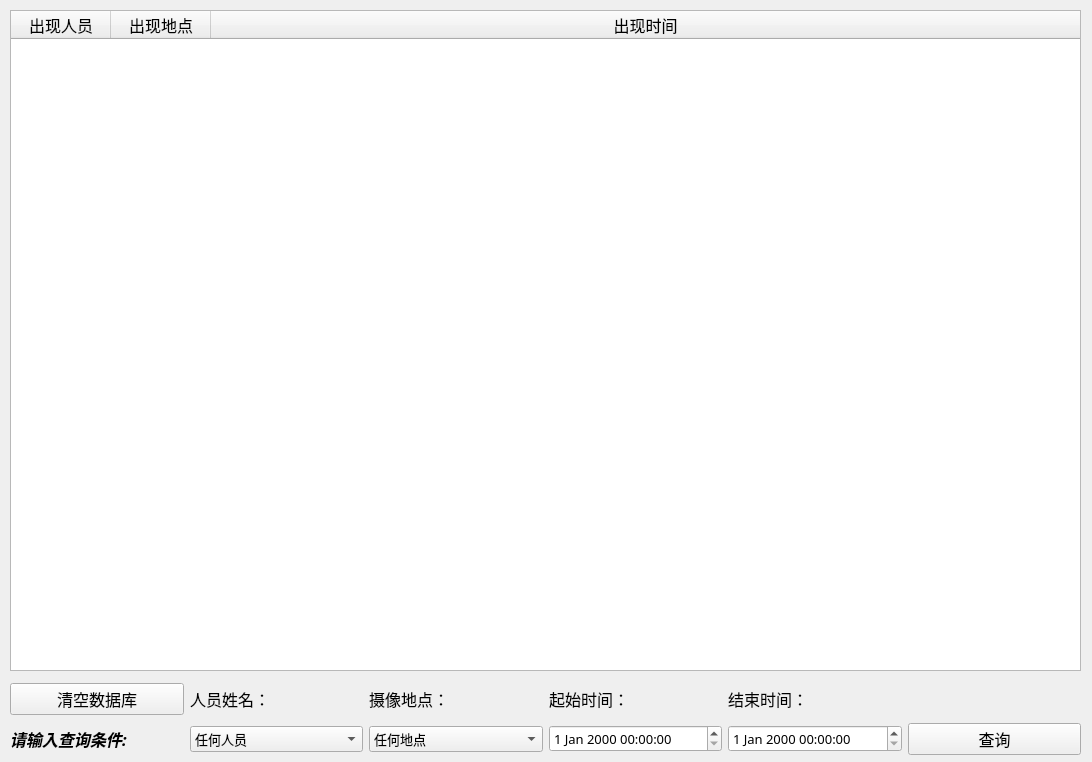
<?xml version="1.0" encoding="UTF-8"?>
<ui version="4.0">
 <class>Form</class>
 <widget class="QWidget" name="Form">
  <property name="geometry">
   <rect>
    <x>0</x>
    <y>0</y>
    <width>1092</width>
    <height>762</height>
   </rect>
  </property>
  <property name="windowTitle">
   <string>人员信息日志</string>
  </property>
  <widget class="QTableWidget" name="tableWidget">
   <property name="geometry">
    <rect>
     <x>10</x>
     <y>10</y>
     <width>1071</width>
     <height>661</height>
    </rect>
   </property>
   <property name="layoutDirection">
    <enum>Qt::LeftToRight</enum>
   </property>
   <property name="frameShape">
    <enum>QFrame::StyledPanel</enum>
   </property>
   <property name="frameShadow">
    <enum>QFrame::Sunken</enum>
   </property>
   <property name="lineWidth">
    <number>2</number>
   </property>
   <property name="midLineWidth">
    <number>2</number>
   </property>
   <property name="sizeAdjustPolicy">
    <enum>QAbstractScrollArea::AdjustToContents</enum>
   </property>
   <property name="autoScroll">
    <bool>true</bool>
   </property>
   <property name="editTriggers">
    <set>QAbstractItemView::NoEditTriggers</set>
   </property>
   <property name="alternatingRowColors">
    <bool>true</bool>
   </property>
   <attribute name="horizontalHeaderCascadingSectionResizes">
    <bool>false</bool>
   </attribute>
   <attribute name="horizontalHeaderStretchLastSection">
    <bool>true</bool>
   </attribute>
   <attribute name="verticalHeaderCascadingSectionResizes">
    <bool>true</bool>
   </attribute>
   <attribute name="verticalHeaderStretchLastSection">
    <bool>false</bool>
   </attribute>
   <column>
    <property name="text">
     <string>出现人员</string>
    </property>
    <property name="font">
     <font>
      <family>Adobe Heiti Std</family>
      <pointsize>12</pointsize>
     </font>
    </property>
   </column>
   <column>
    <property name="text">
     <string>出现地点</string>
    </property>
    <property name="font">
     <font>
      <family>Adobe Heiti Std</family>
      <pointsize>12</pointsize>
     </font>
    </property>
   </column>
   <column>
    <property name="text">
     <string>出现时间</string>
    </property>
    <property name="font">
     <font>
      <family>Adobe Heiti Std</family>
      <pointsize>12</pointsize>
     </font>
    </property>
   </column>
  </widget>
  <widget class="QWidget" name="layoutWidget">
   <property name="geometry">
    <rect>
     <x>10</x>
     <y>681</y>
     <width>1071</width>
     <height>77</height>
    </rect>
   </property>
   <layout class="QGridLayout" name="gridLayout">
    <item row="2" column="6">
     <widget class="QDateTimeEdit" name="dateTimeEdit1">
      <property name="font">
       <font>
        <family>Adobe Heiti Std</family>
        <pointsize>10</pointsize>
       </font>
      </property>
     </widget>
    </item>
    <item row="2" column="9">
     <widget class="QPushButton" name="pushButton">
      <property name="font">
       <font>
        <family>Adobe Heiti Std</family>
        <pointsize>12</pointsize>
       </font>
      </property>
      <property name="text">
       <string>查询</string>
      </property>
     </widget>
    </item>
    <item row="2" column="7">
     <widget class="QDateTimeEdit" name="dateTimeEdit2">
      <property name="font">
       <font>
        <family>Adobe Heiti Std</family>
        <pointsize>10</pointsize>
       </font>
      </property>
     </widget>
    </item>
    <item row="2" column="3">
     <widget class="QComboBox" name="comboBox">
      <property name="font">
       <font>
        <family>Adobe Heiti Std</family>
        <pointsize>10</pointsize>
       </font>
      </property>
      <item>
       <property name="text">
        <string>任何地点</string>
       </property>
      </item>
     </widget>
    </item>
    <item row="1" column="2">
     <widget class="QLabel" name="label_2">
      <property name="font">
       <font>
        <family>Adobe Heiti Std</family>
        <pointsize>12</pointsize>
       </font>
      </property>
      <property name="text">
       <string>人员姓名：</string>
      </property>
     </widget>
    </item>
    <item row="1" column="3">
     <widget class="QLabel" name="label_3">
      <property name="font">
       <font>
        <family>Adobe Heiti Std</family>
        <pointsize>12</pointsize>
       </font>
      </property>
      <property name="text">
       <string>摄像地点：</string>
      </property>
     </widget>
    </item>
    <item row="1" column="6">
     <widget class="QLabel" name="label_4">
      <property name="font">
       <font>
        <family>Adobe Heiti Std</family>
        <pointsize>12</pointsize>
       </font>
      </property>
      <property name="text">
       <string>起始时间：</string>
      </property>
     </widget>
    </item>
    <item row="1" column="7">
     <widget class="QLabel" name="label_5">
      <property name="font">
       <font>
        <family>Adobe Heiti Std</family>
        <pointsize>12</pointsize>
       </font>
      </property>
      <property name="text">
       <string>结束时间：</string>
      </property>
     </widget>
    </item>
    <item row="2" column="1">
     <widget class="QLabel" name="label">
      <property name="font">
       <font>
        <family>Adobe Heiti Std</family>
        <pointsize>12</pointsize>
        <weight>75</weight>
        <italic>true</italic>
        <bold>true</bold>
       </font>
      </property>
      <property name="text">
       <string>请输入查询条件:</string>
      </property>
     </widget>
    </item>
    <item row="1" column="1">
     <widget class="QPushButton" name="pushButton2">
      <property name="font">
       <font>
        <family>Adobe Heiti Std</family>
        <pointsize>12</pointsize>
       </font>
      </property>
      <property name="text">
       <string>清空数据库</string>
      </property>
     </widget>
    </item>
    <item row="2" column="2">
     <widget class="QComboBox" name="comboBox2">
      <property name="font">
       <font>
        <family>Adobe Heiti Std</family>
        <pointsize>10</pointsize>
       </font>
      </property>
      <item>
       <property name="text">
        <string>任何人员</string>
       </property>
      </item>
     </widget>
    </item>
   </layout>
  </widget>
 </widget>
 <resources/>
 <connections/>
</ui>
